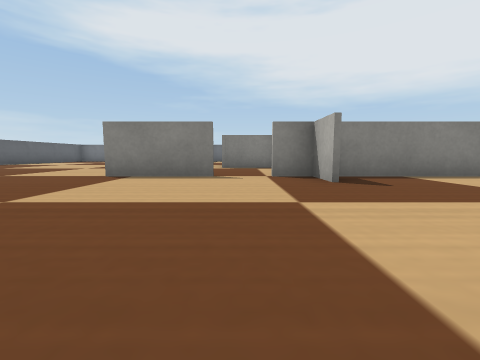
View 1 (above)

16 first-person views from a walk through a robot-simulator world made for Webots. The camera is 0.04 m above the floor, tilts 6° down and sees 90° across. The floor is counted in squares, 0.1 m on a side. Each view is taken from the middle of a square. On the plan, view 1 faces up. The plan holds only what a view shows up to about 9 squares ahead; the rest is blank. The robots in the file are not drawn. Webots' stock objects and surfaces are drawn as simple stand-ins.

View 2
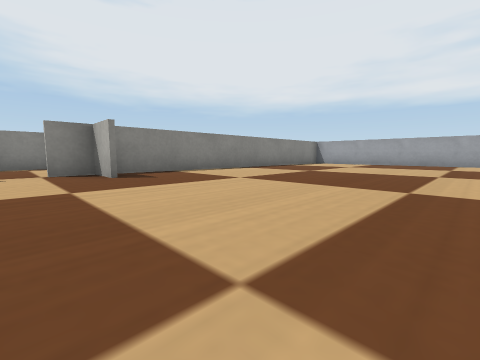

View 3
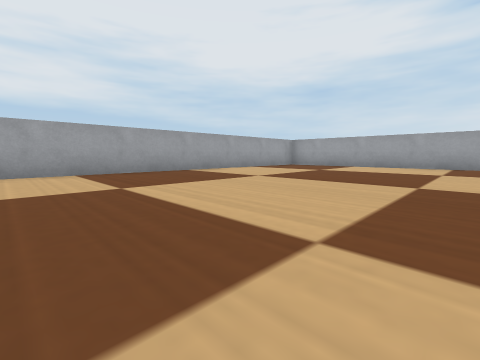

View 4
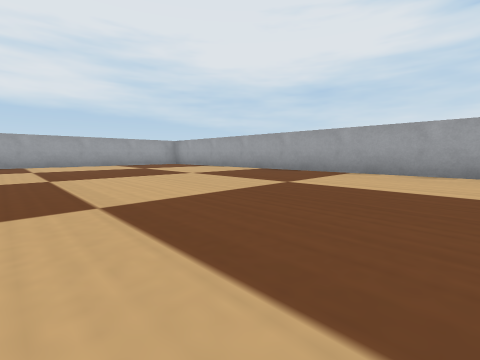

View 5
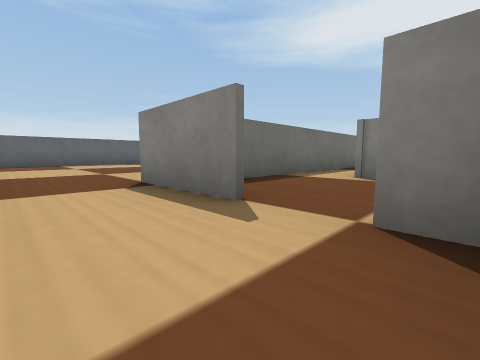

View 6
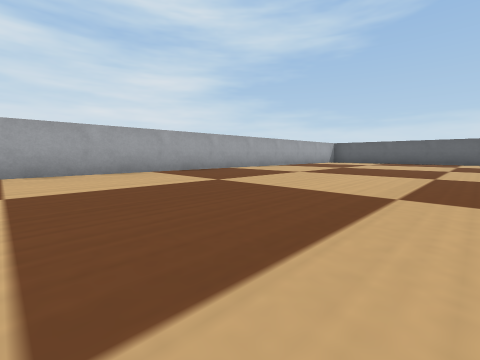

View 7
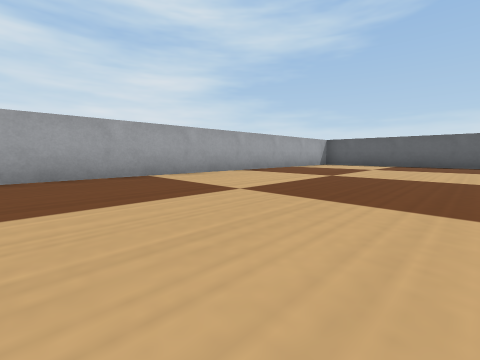

View 8
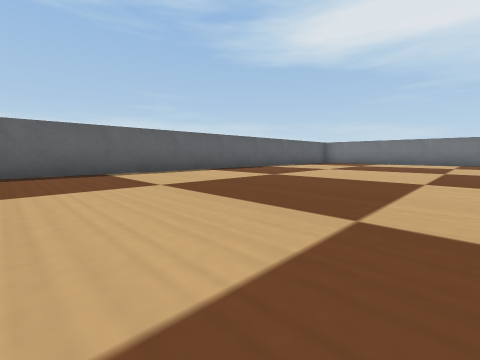

View 9
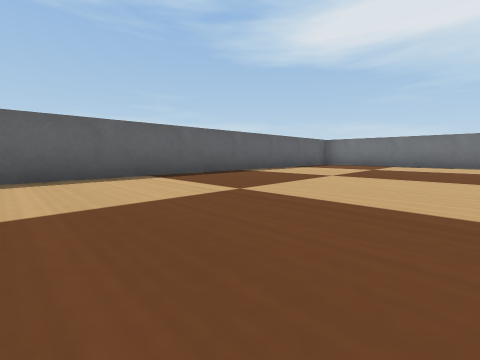

View 10
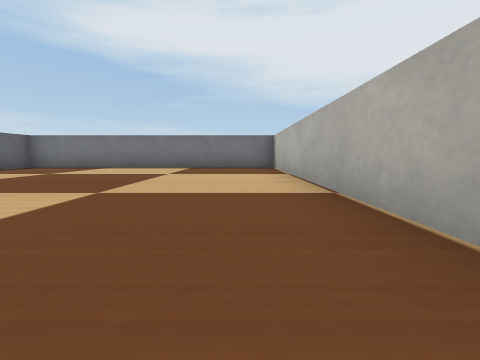

View 11
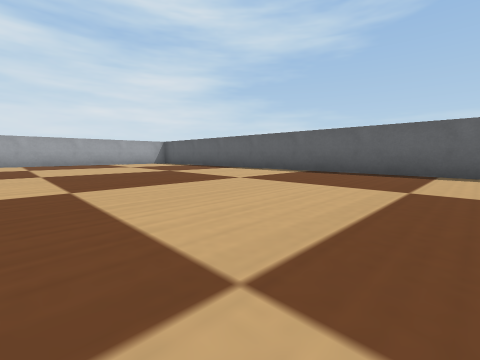

View 12
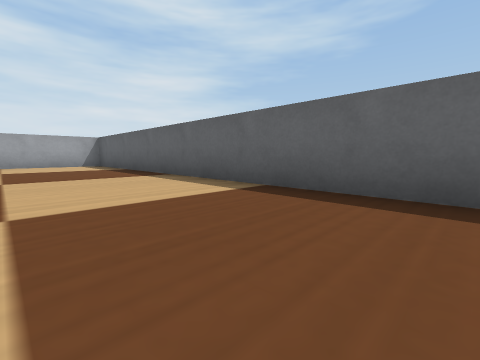

View 13
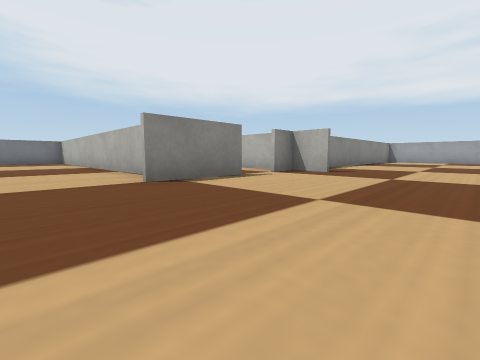

View 14
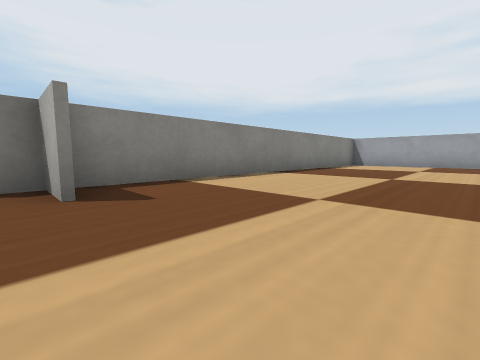

View 15
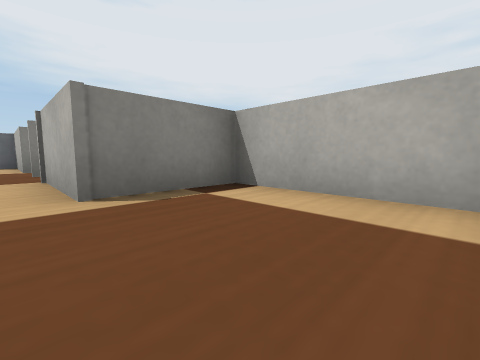

View 16
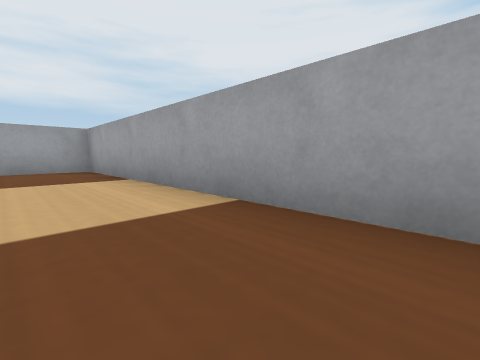

### Floor plan
Ten units are one square. View 1 is at (0, 0); x grows to the right and y downward. Boxes are objects, and circles mark ways between rooms. Rooms are numbered by the first view taken in them; rooms with no view inside come last. Other rooms are left out.
<svg viewBox="-100 -150 210 210">
<path fill="none" stroke="#000" d="M14 -34 14 -44 5 -44M-5 55 105 55 105 -44 15 -44M-19 -58 -19 -145M-5 -44 -25 -44M-20 -145 -95 -145 -95 55 -5 55M14 -49 14 -74 -5 -74 -5 -95M-18 -96 -18 -59M-5 -120 -5 -145 -20 -145M-18 -111 -18 -96"/>
<circle cx="-15" cy="10" r="3" fill="#2a7"/>
<circle cx="0" cy="-40" r="3" fill="#2a7"/>
<circle cx="-10" cy="-85" r="3" fill="#2a7"/>
<text x="50" y="10">1</text>
<text x="-50" y="-40">2</text>
<text x="0" y="-60">3</text>
<text x="-10" y="-120">4</text>
</svg>
Room 1 opens to room 2. Room 1 opens to room 3. Room 3 opens to room 4.

Where each view was taken, in squares from view 1:
view 1: 0 up, 0 right, facing up
view 2: 1 down, 0 right, facing up-right
view 3: 3 up, 5 right, facing down-right
view 4: 0 up, 1 right, facing down-right
view 5: 3 up, 1 right, facing up-left
view 6: 0 up, 3 right, facing down-left
view 7: 1 down, 0 right, facing down-left
view 8: 3 up, 4 left, facing up-left
view 9: 5 up, 5 left, facing up-left
view 10: 7 up, 3 left, facing up
view 11: 5 up, 4 left, facing down-left
view 12: 4 up, 7 left, facing down-left
view 13: 1 up, 4 left, facing up-right
view 14: 1 up, 1 right, facing up-right
view 15: 5 up, 1 left, facing up-right
view 16: 4 down, 4 right, facing down-right
